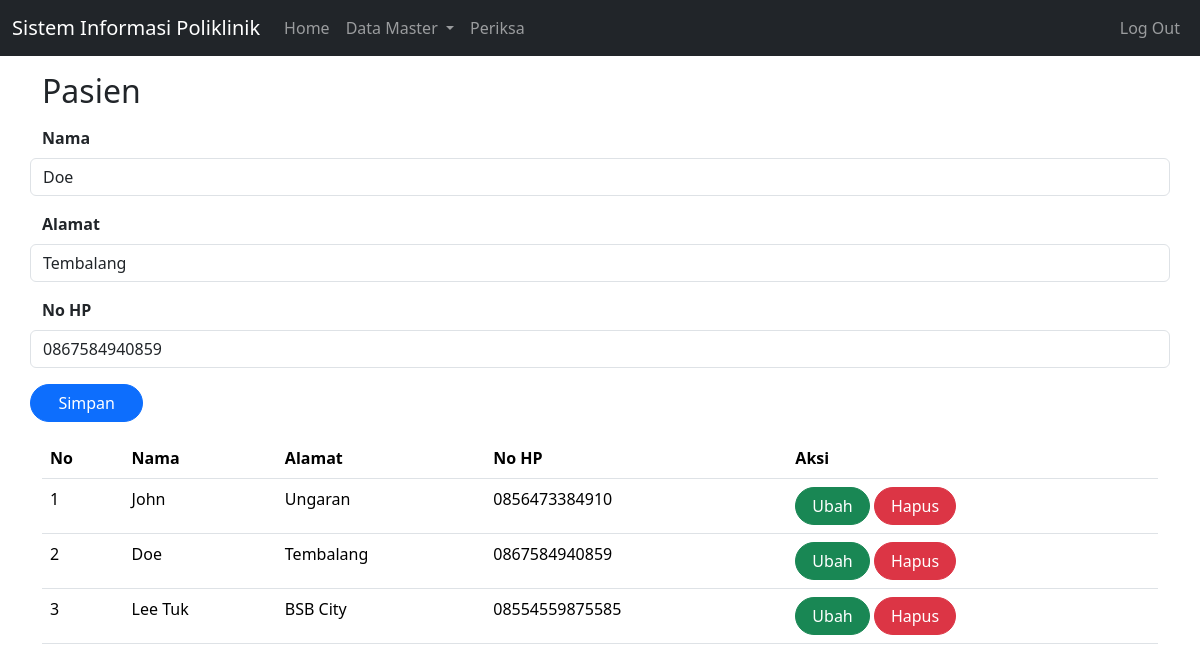
Screenshot of /index.php?page=pasien&id=2 (signed in) with the database file from the repository.
### tables this page shows
CREATE TABLE `pasien` (
  `id` int(10) UNSIGNED NOT NULL,
  `nama` varchar(255) DEFAULT NULL,
  `alamat` varchar(255) DEFAULT NULL,
  `no_hp` varchar(50) DEFAULT NULL
);

### pasien.php (the view, shortened to what this page needs)
<!DOCTYPE html>
<html lang="en">
<head>
    <link href="https://cdn.jsdelivr.net/npm/bootstrap@5.3.2/dist/css/bootstrap.min.css" rel="stylesheet">
</head>
<body>
    <form class="form col" method="POST" action="" name="myForm" onsubmit="return(validate());">
        <?php
        $nama = '';
        $alamat = '';
        $no_hp = '';
        if (isset($_GET['id'])) {
            $ambil = mysqli_query($mysqli, "SELECT * FROM pasien WHERE id='" . $_GET['id'] . "'");
            while ($row = mysqli_fetch_array($ambil)) {
                $nama = $row['nama'];
                $alamat = $row['alamat'];
                $no_hp = $row['no_hp'];
            }
        ?>
        <?php
        }
        ?>
        <div class="row mt-3">
            <label for="nama" class="form-label fw-bold">
                Nama
            </label>
            <input type="text" class="form-control" name="nama" id="nama" placeholder="Nama" value="<?php echo $nama ?>">
        </div>
        <div class="row mt-3">
            <label for="alamat" class="form-label fw-bold">
                Alamat
            </label>
            <input type="text" class="form-control" name="alamat" id="alamat" placeholder="Alamat" value="<?php echo $alamat ?>">
        </div>
        <div class="row mt-3">
            <label for="no_hp" class="form-label fw-bold">
                No HP
            </label>
            <input type="number" class="form-control" name="no_hp" id="no_hp" placeholder="No HP" value="<?php echo $no_hp ?>">
        </div>
        <div class="row d-flex mt-3">
            <button type="submit" class="btn btn-primary rounded-pill" style="width: 3cm;" name="simpan">Simpan</button>
        </div>
    </form>
    <table class="table table-hover my-3">
        <thead>
            <tr>
                <th scope="col">No</th>
                <th scope="col">Nama</th>
                <th scope="col">Alamat</th>
                <th scope="col">No HP</th>
                <th scope="col">Aksi</th>
            </tr>
        </thead>
        <tbody>
            <?php
            $result = mysqli_query($mysqli, "SELECT * FROM pasien");
            $no = 1;
            while ($data = mysqli_fetch_array($result)) {
            ?>
                <tr>
                    <td><?php echo $no++ ?></td>
                    <td><?php echo $data['nama'] ?></td>
                    <td><?php echo $data['alamat'] ?></td>
                    <td><?php echo $data['no_hp'] ?></td>
                    <td>
                        <a class="btn btn-success rounded-pill px-3" href="index.php?page=pasien&id=<?php echo $data['id'] ?>">Ubah</a>
                        <a class="btn btn-danger rounded-pill px-3" href="index.php?page=pasien&id=<?php echo $data['id'] ?>&aksi=hapus">Hapus</a>
                    </td>
                </tr>
            <?php
            }
            ?>
        </tbody>
    </table>
</body>
</html>

### rows the page displays
pasien: nama "Doe", alamat "Tembalang", no_hp "0867584940859"
pasien: nama "John", alamat "Ungaran", no_hp "0856473384910"
pasien: nama "Lee Tuk", alamat "BSB City", no_hp "08554559875585"

### other values shown
$_GET['page'] "Pasien"
